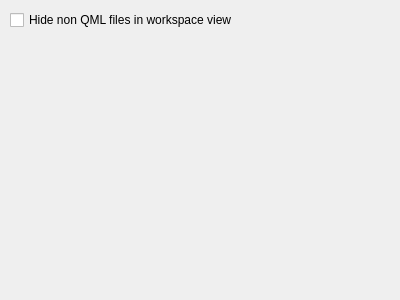
<?xml version="1.0" encoding="UTF-8"?>
<ui version="4.0">
 <class>AppearanceOptionPage</class>
 <widget class="QWidget" name="AppearanceOptionPage">
  <property name="geometry">
   <rect>
    <x>0</x>
    <y>0</y>
    <width>400</width>
    <height>300</height>
   </rect>
  </property>
  <property name="windowTitle">
   <string>Form</string>
  </property>
  <widget class="QCheckBox" name="fileFilter">
   <property name="geometry">
    <rect>
     <x>10</x>
     <y>10</y>
     <width>271</width>
     <height>20</height>
    </rect>
   </property>
   <property name="text">
    <string>Hide non QML files in workspace view</string>
   </property>
  </widget>
 </widget>
 <resources/>
 <connections/>
</ui>
